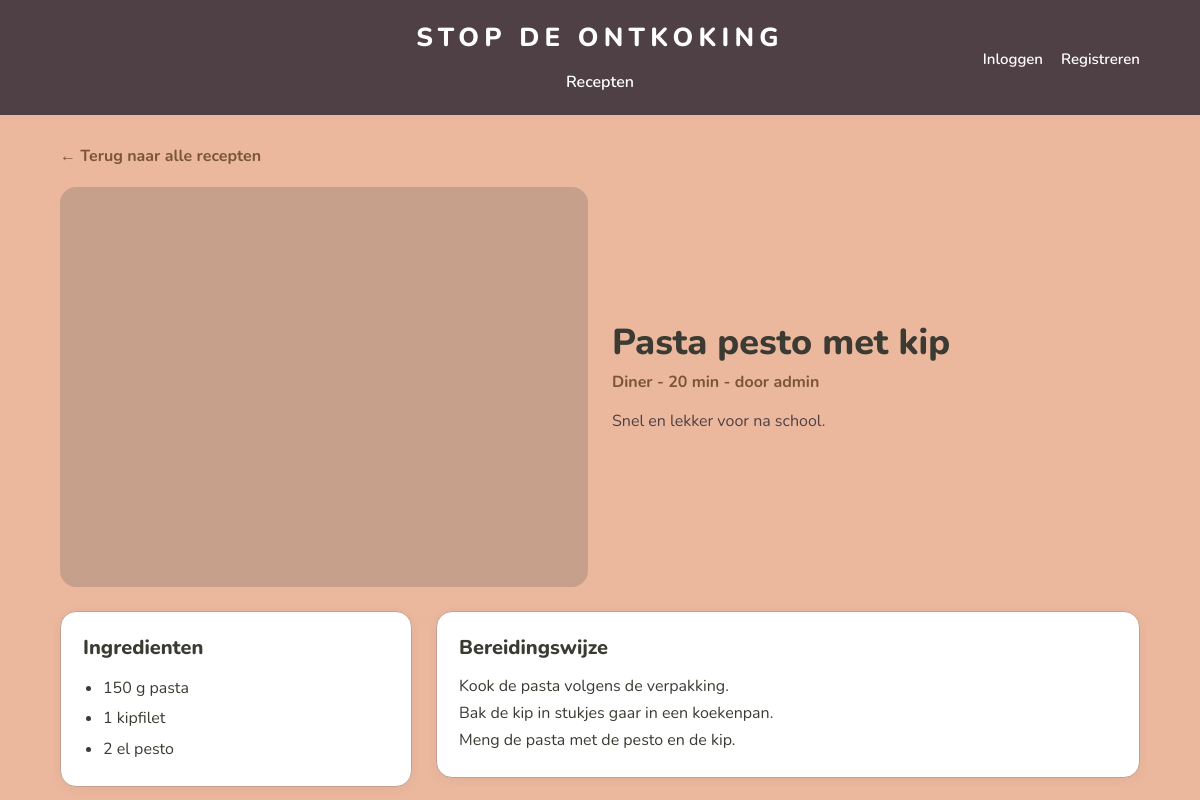
Screenshot of /detail.php?id=3 with the database file from the repository.
### tables this page shows
CREATE TABLE recepten (
    id INT AUTO_INCREMENT PRIMARY KEY,
    gebruiker_id INT NOT NULL,
    categorie_id INT NOT NULL,
    titel VARCHAR(150) NOT NULL,
    beschrijving TEXT,
    bereidingswijze TEXT NOT NULL,
    bereidingstijd INT NOT NULL,
    afbeelding VARCHAR(255) DEFAULT NULL,
    aangemaakt TIMESTAMP NOT NULL DEFAULT CURRENT_TIMESTAMP,
    FOREIGN KEY (gebruiker_id) REFERENCES gebruikers(id) ON DELETE CASCADE,
    FOREIGN KEY (categorie_id) REFERENCES categorieen(id)
);

CREATE TABLE categorieen (
    id INT AUTO_INCREMENT PRIMARY KEY,
    naam VARCHAR(50) NOT NULL UNIQUE
);

CREATE TABLE gebruikers (
    id INT AUTO_INCREMENT PRIMARY KEY,
    gebruikersnaam VARCHAR(50) NOT NULL UNIQUE,
    email VARCHAR(100) NOT NULL UNIQUE,
    wachtwoord VARCHAR(255) NOT NULL,
    rol ENUM('gebruiker', 'admin') NOT NULL DEFAULT 'gebruiker',
    aangemaakt TIMESTAMP NOT NULL DEFAULT CURRENT_TIMESTAMP
);

CREATE TABLE ingredienten (
    id INT AUTO_INCREMENT PRIMARY KEY,
    recept_id INT NOT NULL,
    naam VARCHAR(100) NOT NULL,
    hoeveelheid VARCHAR(50) DEFAULT NULL,
    FOREIGN KEY (recept_id) REFERENCES recepten(id) ON DELETE CASCADE
);

### detail.php (called while the page is built, shortened)
<?php
include_once "config.php";
$ingelogd = isset($_SESSION["gebruiker_id"]);
$id = 0;
if (isset($_GET["id"])) {
    $id = (int) $_GET["id"];
}
$query = $conn->prepare("
    SELECT r.*, c.naam AS categorie, g.gebruikersnaam
    FROM recepten r
    JOIN categorieen c ON c.id = r.categorie_id
    JOIN gebruikers g ON g.id = r.gebruiker_id
    WHERE r.id = :id
");
$query->execute([":id" => $id]);
$recept = $query->fetch(PDO::FETCH_ASSOC);
$query = $conn->prepare("SELECT naam, hoeveelheid FROM ingredienten WHERE recept_id = :id ORDER BY id");
$query->execute([":id" => $id]);
$ingredienten = $query->fetchAll(PDO::FETCH_ASSOC);
include_once "view/detail.view.php";

### view/detail.view.php (the view, shortened to what this page needs)
<!DOCTYPE html>
<html lang="nl">
<head>
    <link rel="stylesheet" href="css/css.php">
</head>
<body>
    <header>
        <div class="midden">
            <h1><a href="index.php">STOP DE ONTKOKING</a></h1>
            <nav>
                <a href="index.php">Recepten</a>
            </nav>
        </div>
        <div class="account">
            <?php if ($ingelogd) { ?>
                <a href="uitloggen.php">Uitloggen</a>
            <?php } else { ?>
                <a href="inloggen.php">Inloggen</a>
                <a href="registreren.php">Registreren</a>
            <?php } ?>
        </div>
    </header>
    <main class="detail">
        <a class="terug" href="index.php">&larr; Terug naar alle recepten</a>
        <div class="bovenkant">
            <div>
                <?php if ($recept["afbeelding"]) { ?>
                    <img src="uploads/<?php echo $recept["afbeelding"]; ?>" alt="<?php echo $recept["titel"]; ?>">
                <?php } else { ?>
                    <div class="geenfoto"></div>
                <?php } ?>
            </div>
            <div>
                <h2><?php echo $recept["titel"]; ?></h2>
                <p class="info"><?php echo $recept["categorie"]; ?> - <?php echo (int) $recept["bereidingstijd"]; ?> min - door <?php echo $recept["gebruikersnaam"]; ?></p>
                <?php if ($recept["beschrijving"]) { ?>
                    <p class="beschrijving"><?php echo nl2br($recept["beschrijving"]); ?></p>
                <?php } ?>
            </div>
        </div>
        <div class="onderkant">
            <div class="paneel">
                <h3>Ingredienten</h3>
                <ul>
                    <?php foreach ($ingredienten as $ingredient) { ?>
                        <li><?php echo $ingredient["hoeveelheid"]; ?> <?php echo $ingredient["naam"]; ?></li>
                    <?php } ?>
                </ul>
            </div>
            <div class="paneel">
                <h3>Bereidingswijze</h3>
                <p><?php echo nl2br($recept["bereidingswijze"]); ?></p>
            </div>
        </div>
    </main>
</body>
</html>

### rows the page displays
recepten: titel "Pasta pesto met kip", categorie.naam "Diner", bereidingstijd "20", gebruiker.gebruikersnaam "admin", beschrijving "Snel en lekker voor na school.", bereidingswijze "Kook de pasta volgens de verpakking. Bak de kip in stukjes gaar in een koekenpan. Meng de pasta met de pesto en de kip."
ingredienten: hoeveelheid "150 g", naam "pasta"
ingredienten: hoeveelheid "1", naam "kipfilet"
ingredienten: hoeveelheid "2 el", naam "pesto"
